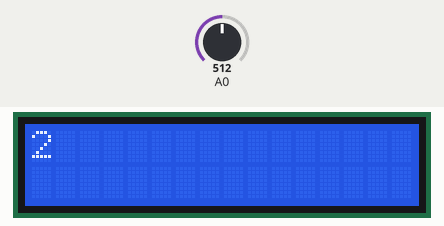
Simulated run of this sketch. Board: Arduino Uno, built with avr-gcc and run on an emulated ATmega328P. On the bench: 16×2 character LCD. The test bench sets the inputs (shaded band); at power-on: A0 = 512.

Above: at 1.2 s.
1.3 s: A0 set to 530
At 1.9 s:
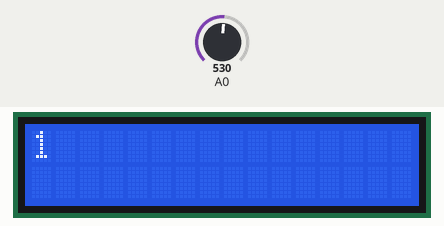
3.0 s: A0 set to 315
At 3.4 s:
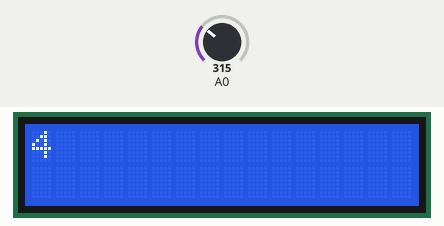
4.5 s: A0 set to 165
At 4.9 s:
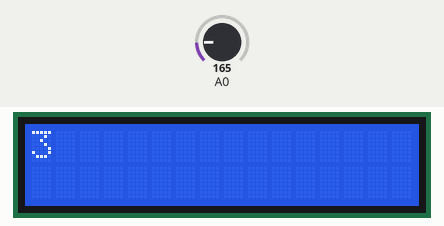
Timing chart, 0 to 7.5 s (numbered marks = the images above; inputs shaded):
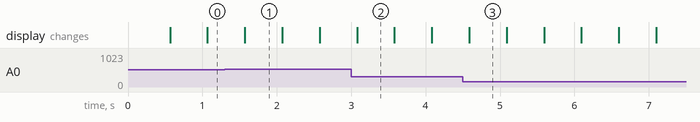

Measured:
- after the input at 1.3 s, the display: first differs from a run without the input after 0.27 s (image 1)
- after the input at 3.0 s, the display: first differs from a run without the input after 0.08 s (image 2)
- after the input at 4.5 s, the display: first differs from a run without the input after 0.09 s (image 3)
- what the display in image 1 shows lasts 0.5 s, from 1.6 s to 2.1 s

The sketch:

Taster.ino
```cpp
#include <LiquidCrystal.h>
LiquidCrystal lcd(8, 9, 4, 5, 6, 7);
char taster_str[4];

void setup() {
  // put your setup code here, to run once:
  Serial.begin(9600);
  lcd.begin(16, 2);
  lcd.setCursor(0, 0);
}

void loop() {
  // put your main code here, to run repeatedly:
  int taster = ocitajTaster();
  //Serial.print(taster);
  lcd.setCursor(0,0);
  itoa(taster, taster_str, 10);
  lcd.print(taster_str);                  //taster + 48
  delay(500);
  lcd.clear();
}

int ocitajTaster(){
  int a_vr = analogRead(0);

  if(a_vr < 50)
    return 5;//RIGHT
  else if(a_vr < 175)
    return 3;//UP
  else if(a_vr < 325)
    return 4;//DOWN
  else if(a_vr < 520)
    return 2;//LEFT
  else if(a_vr < 800)
    return 1;//SELECT
  else
    return 0;//NONE


}
```
